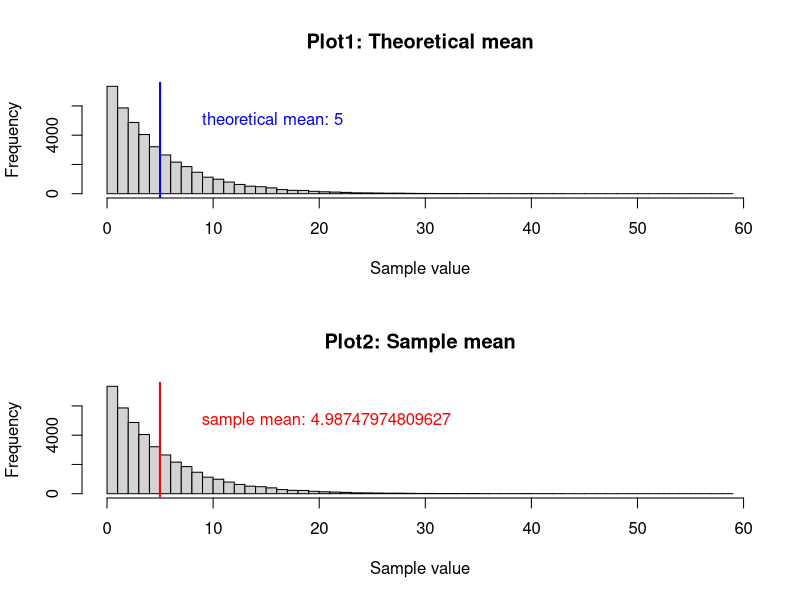
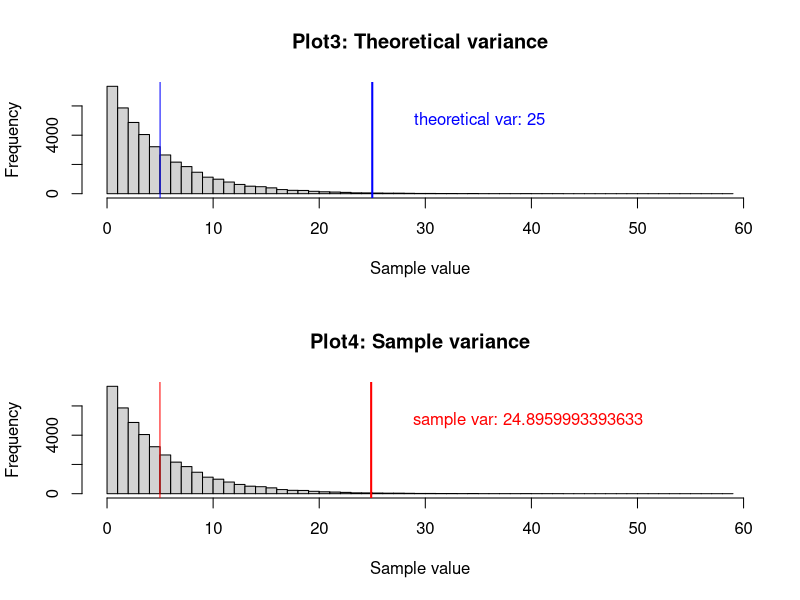
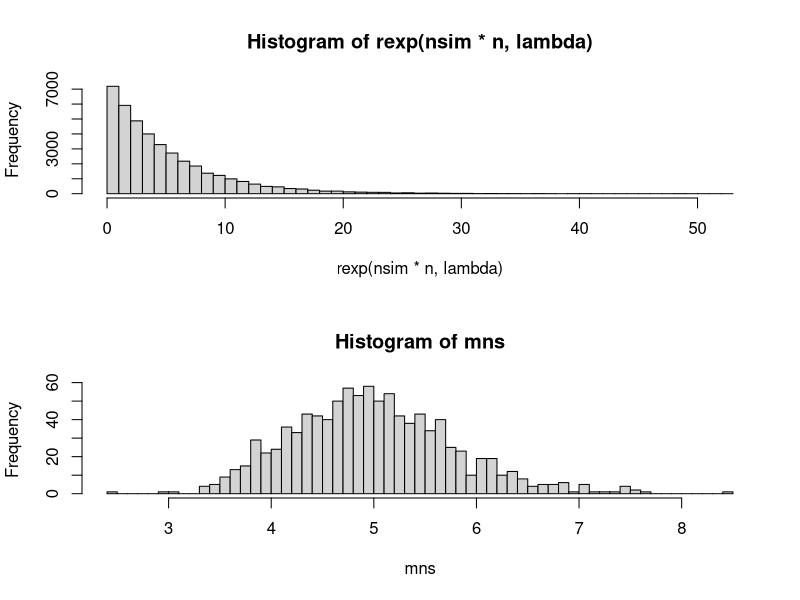

R code for these plots, in order:
## ---- chunk 1
lambda <- 0.2
#No. of simulations
nsim <- 1000
#No. of samples per simulation
n <- 40
## ---- chunk 2
simulations <- matrix(rexp(nsim * n,lambda), nsim)
## ---- chunk 3
mns <- apply(simulations, 1, mean)
vars <- apply(simulations, 1, var)
## ---- chunk 4
mean <- 1/lambda
mean
## ---- chunk 5
samplemean <- mean(mns)
samplemean
## ---- chunk 6
par(mfrow=c(2,1))
hist(simulations,breaks = 50, xlab="Sample value", main="Plot1: Theoretical mean")
abline(v = mean, col = "blue", lwd = 2)
text(mean+3, 5000 , paste("theoretical mean:", mean), pos = 4, col="blue")
hist(simulations,breaks = 50, xlab="Sample value", main="Plot2: Sample mean")
abline(v = samplemean, col = "red", lwd = 2)
text(samplemean+3, 5000 , paste("sample mean:", samplemean), pos = 4, col="red")
## ---- chunk 7
sd <- 1/lambda
var <- sd^2
var
## ---- chunk 8
samplevar <- mean(vars)
samplevar
## ---- chunk 9
par(mfrow=c(2,1))
hist(simulations,breaks = 50, xlab="Sample value", main="Plot3: Theoretical variance")
abline(v = mean, col = "blue", lwd = 1)
abline(v = var, col = "blue", lwd = 2)
text(var+3, 5000 , paste("theoretical var:", var), pos = 4, col="blue")
hist(simulations,breaks = 50, xlab="Sample value", main="Plot4: Sample variance")
abline(v = samplemean, col = "red", lwd = 1)
abline(v = samplevar, col = "red", lwd = 2)
text(samplevar+3, 5000 , paste("sample var:", samplevar), pos = 4, col="red")
## ---- chunk 10
par(mfrow=c(2,1))
hist(rexp(nsim * n,lambda),breaks=50)
hist(mns,breaks=50)
